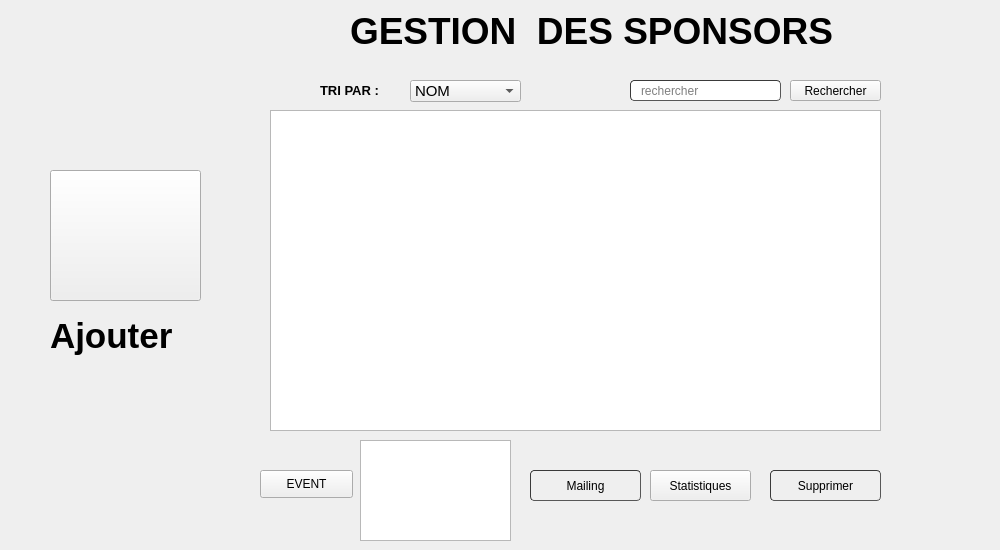
     <widget class="QWidget" name="page_6">
      <widget class="QLabel" name="label_2">
       <property name="geometry">
        <rect>
         <x>350</x>
         <y>10</y>
         <width>641</width>
         <height>41</height>
        </rect>
       </property>
       <property name="font">
        <font>
         <family>MS Shell Dlg 2</family>
         <pointsize>28</pointsize>
         <weight>75</weight>
         <bold>true</bold>
        </font>
       </property>
       <property name="text">
        <string>GESTION  DES SPONSORS</string>
       </property>
      </widget>
      <widget class="QLabel" name="label_24">
       <property name="geometry">
        <rect>
         <x>320</x>
         <y>80</y>
         <width>81</width>
         <height>21</height>
        </rect>
       </property>
       <property name="font">
        <font>
         <pointsize>10</pointsize>
         <weight>75</weight>
         <bold>true</bold>
        </font>
       </property>
       <property name="text">
        <string>TRI PAR :</string>
       </property>
      </widget>
      <widget class="QComboBox" name="comboBox_2">
       <property name="geometry">
        <rect>
         <x>410</x>
         <y>80</y>
         <width>111</width>
         <height>22</height>
        </rect>
       </property>
       <property name="font">
        <font>
         <pointsize>11</pointsize>
        </font>
       </property>
       <property name="styleSheet">
        <string notr="true"/>
       </property>
       <item>
        <property name="text">
         <string>NOM</string>
        </property>
       </item>
       <item>
        <property name="text">
         <string>ADRESSE</string>
        </property>
       </item>
       <item>
        <property name="text">
         <string>TEL</string>
        </property>
       </item>
      </widget>
      <widget class="QPushButton" name="search_2">
       <property name="geometry">
        <rect>
         <x>790</x>
         <y>80</y>
         <width>91</width>
         <height>21</height>
        </rect>
       </property>
       <property name="font">
        <font>
         <pointsize>9</pointsize>
        </font>
       </property>
       <property name="text">
        <string>Rechercher</string>
       </property>
       <property name="iconSize">
        <size>
         <width>20</width>
         <height>20</height>
        </size>
       </property>
      </widget>
      <widget class="QPushButton" name="supprimer_2">
       <property name="geometry">
        <rect>
         <x>770</x>
         <y>470</y>
         <width>111</width>
         <height>31</height>
        </rect>
       </property>
       <property name="styleSheet">
        <string notr="true">	border-width: 1px; border-radius: 4px;
	border-color: rgb(58, 58, 58);
	border-style: inset;
	padding: 0 8px;


	selection-color: rgb(60, 63, 65);</string>
       </property>
       <property name="text">
        <string>Supprimer</string>
       </property>
       <property name="icon">
        <iconset>
         <normaloff>:/logo/delete.png</normaloff>:/logo/delete.png</iconset>
       </property>
      </widget>
      <widget class="QPushButton" name="mailing">
       <property name="geometry">
        <rect>
         <x>530</x>
         <y>470</y>
         <width>111</width>
         <height>31</height>
        </rect>
       </property>
       <property name="styleSheet">
        <string notr="true">	border-width: 1px; border-radius: 4px;
	border-color: rgb(58, 58, 58);
	border-style: inset;
	padding: 0 8px;


	selection-color: rgb(60, 63, 65);</string>
       </property>
       <property name="text">
        <string>Mailing</string>
       </property>
       <property name="icon">
        <iconset>
         <normaloff>:/logo/delete.png</normaloff>:/logo/delete.png</iconset>
       </property>
      </widget>
      <widget class="QLineEdit" name="recherche_2">
       <property name="geometry">
        <rect>
         <x>630</x>
         <y>80</y>
         <width>151</width>
         <height>21</height>
        </rect>
       </property>
       <property name="styleSheet">
        <string notr="true">	border-width: 1px; border-radius: 4px;
	border-color: rgb(58, 58, 58);
	border-style: inset;
	padding: 0 8px;


	selection-background-color: rgb(187, 187, 187);
	selection-color: rgb(60, 63, 65);</string>
       </property>
       <property name="placeholderText">
        <string>rechercher</string>
       </property>
      </widget>
      <widget class="QTableView" name="tableView_2">
       <property name="geometry">
        <rect>
         <x>270</x>
         <y>110</y>
         <width>611</width>
         <height>321</height>
        </rect>
       </property>
       <property name="styleSheet">
        <string notr="true"/>
       </property>
      </widget>
      <widget class="QPushButton" name="sponsor_ajout">
       <property name="geometry">
        <rect>
         <x>50</x>
         <y>170</y>
         <width>151</width>
         <height>131</height>
        </rect>
       </property>
       <property name="text">
        <string/>
       </property>
       <property name="icon">
        <iconset resource="projet.qrc">
         <normaloff>:/icons/icons8_add_user_male_200px.png</normaloff>:/icons/icons8_add_user_male_200px.png</iconset>
       </property>
       <property name="iconSize">
        <size>
         <width>150</width>
         <height>150</height>
        </size>
       </property>
       <property name="autoDefault">
        <bool>false</bool>
       </property>
      </widget>
      <widget class="QLabel" name="label_31">
       <property name="geometry">
        <rect>
         <x>50</x>
         <y>310</y>
         <width>161</width>
         <height>51</height>
        </rect>
       </property>
       <property name="font">
        <font>
         <family>MS Shell Dlg 2</family>
         <pointsize>26</pointsize>
         <weight>75</weight>
         <bold>true</bold>
        </font>
       </property>
       <property name="text">
        <string>Ajouter </string>
       </property>
      </widget>
      <widget class="QTableView" name="tableView_3">
       <property name="geometry">
        <rect>
         <x>360</x>
         <y>440</y>
         <width>151</width>
         <height>101</height>
        </rect>
       </property>
      </widget>
      <widget class="QPushButton" name="total">
       <property name="geometry">
        <rect>
         <x>260</x>
         <y>470</y>
         <width>93</width>
         <height>28</height>
        </rect>
       </property>
       <property name="text">
        <string>EVENT</string>
       </property>
      </widget>
      <widget class="QPushButton" name="stat">
       <property name="geometry">
        <rect>
         <x>650</x>
         <y>470</y>
         <width>101</width>
         <height>31</height>
        </rect>
       </property>
       <property name="text">
        <string>Statistiques</string>
       </property>
      </widget>
     </widget>
